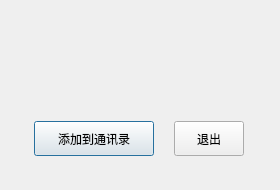
<?xml version="1.0" encoding="UTF-8"?>
<ui version="4.0">
 <class>FindSuccessDialog</class>
 <widget class="QDialog" name="FindSuccessDialog">
  <property name="geometry">
   <rect>
    <x>0</x>
    <y>0</y>
    <width>280</width>
    <height>190</height>
   </rect>
  </property>
  <property name="minimumSize">
   <size>
    <width>280</width>
    <height>190</height>
   </size>
  </property>
  <property name="maximumSize">
   <size>
    <width>280</width>
    <height>190</height>
   </size>
  </property>
  <property name="windowTitle">
   <string>Dialog</string>
  </property>
  <layout class="QVBoxLayout" name="verticalLayout">
   <item>
    <widget class="QWidget" name="widget" native="true">
     <layout class="QHBoxLayout" name="horizontalLayout">
      <item>
       <spacer name="horizontalSpacer_3">
        <property name="orientation">
         <enum>Qt::Orientation::Horizontal</enum>
        </property>
        <property name="sizeType">
         <enum>QSizePolicy::Policy::Fixed</enum>
        </property>
        <property name="sizeHint" stdset="0">
         <size>
          <width>20</width>
          <height>20</height>
         </size>
        </property>
       </spacer>
      </item>
      <item>
       <widget class="QLabel" name="head_lb">
        <property name="minimumSize">
         <size>
          <width>50</width>
          <height>50</height>
         </size>
        </property>
        <property name="maximumSize">
         <size>
          <width>50</width>
          <height>50</height>
         </size>
        </property>
        <property name="text">
         <string/>
        </property>
       </widget>
      </item>
      <item>
       <spacer name="horizontalSpacer_2">
        <property name="orientation">
         <enum>Qt::Orientation::Horizontal</enum>
        </property>
        <property name="sizeType">
         <enum>QSizePolicy::Policy::Fixed</enum>
        </property>
        <property name="sizeHint" stdset="0">
         <size>
          <width>15</width>
          <height>20</height>
         </size>
        </property>
       </spacer>
      </item>
      <item>
       <widget class="QLabel" name="name_lb">
        <property name="text">
         <string/>
        </property>
       </widget>
      </item>
      <item>
       <spacer name="horizontalSpacer">
        <property name="orientation">
         <enum>Qt::Orientation::Horizontal</enum>
        </property>
        <property name="sizeHint" stdset="0">
         <size>
          <width>179</width>
          <height>20</height>
         </size>
        </property>
       </spacer>
      </item>
     </layout>
    </widget>
   </item>
   <item>
    <widget class="QWidget" name="widget_2" native="true">
     <layout class="QHBoxLayout" name="horizontalLayout_2">
      <item>
       <widget class="ClickButton" name="add_friend_btn">
        <property name="minimumSize">
         <size>
          <width>120</width>
          <height>35</height>
         </size>
        </property>
        <property name="maximumSize">
         <size>
          <width>120</width>
          <height>35</height>
         </size>
        </property>
        <property name="text">
         <string>添加到通讯录</string>
        </property>
       </widget>
      </item>
      <item>
       <widget class="ClickButton" name="exit_btn">
        <property name="maximumSize">
         <size>
          <width>70</width>
          <height>35</height>
         </size>
        </property>
        <property name="text">
         <string>退出</string>
        </property>
       </widget>
      </item>
     </layout>
    </widget>
   </item>
  </layout>
 </widget>
 <customwidgets>
  <customwidget>
   <class>ClickButton</class>
   <extends>QPushButton</extends>
   <header>clickbutton.h</header>
  </customwidget>
 </customwidgets>
 <resources/>
 <connections/>
</ui>
